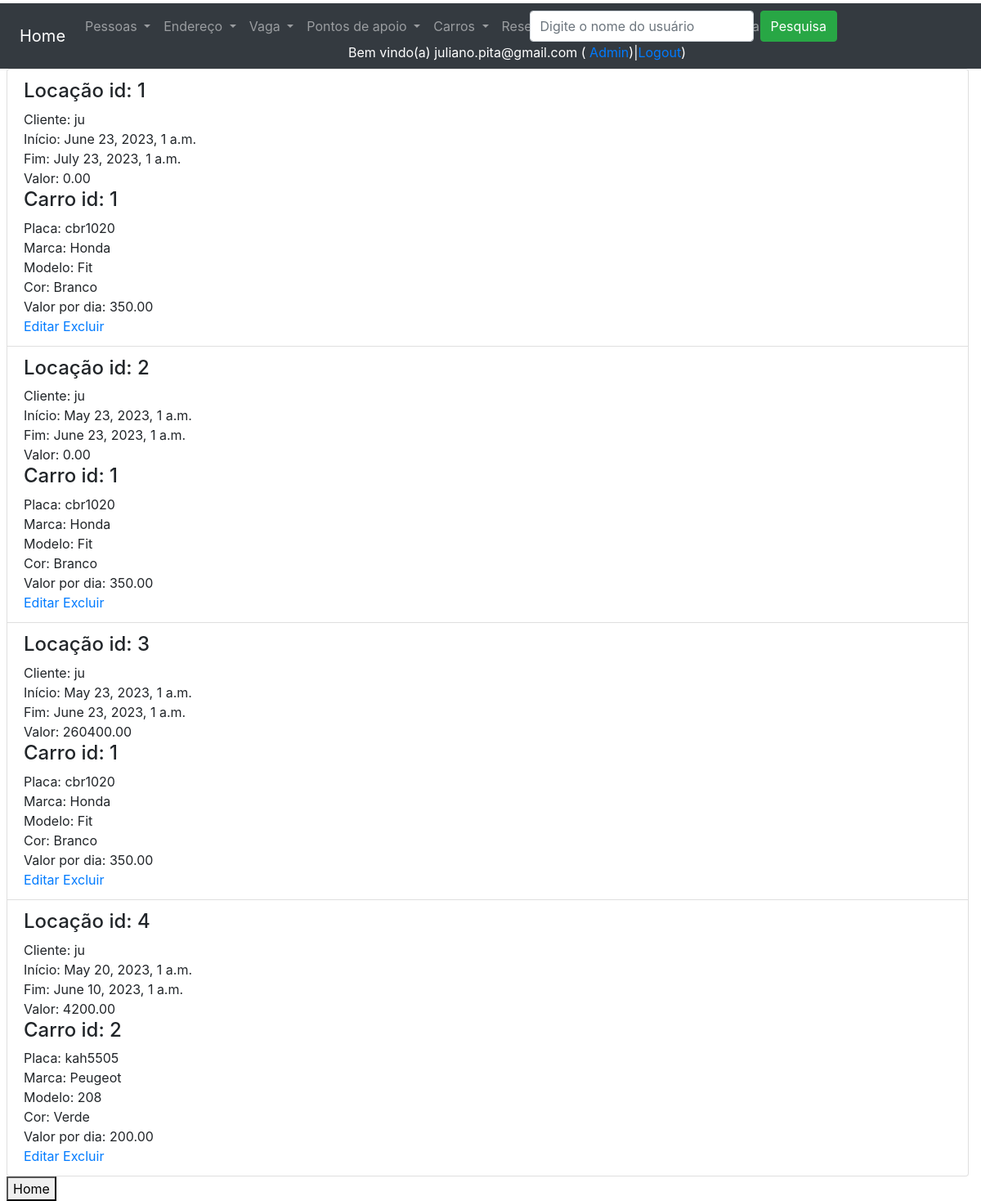
Page /listagemReservas/ (signed in) on the earlier database version.
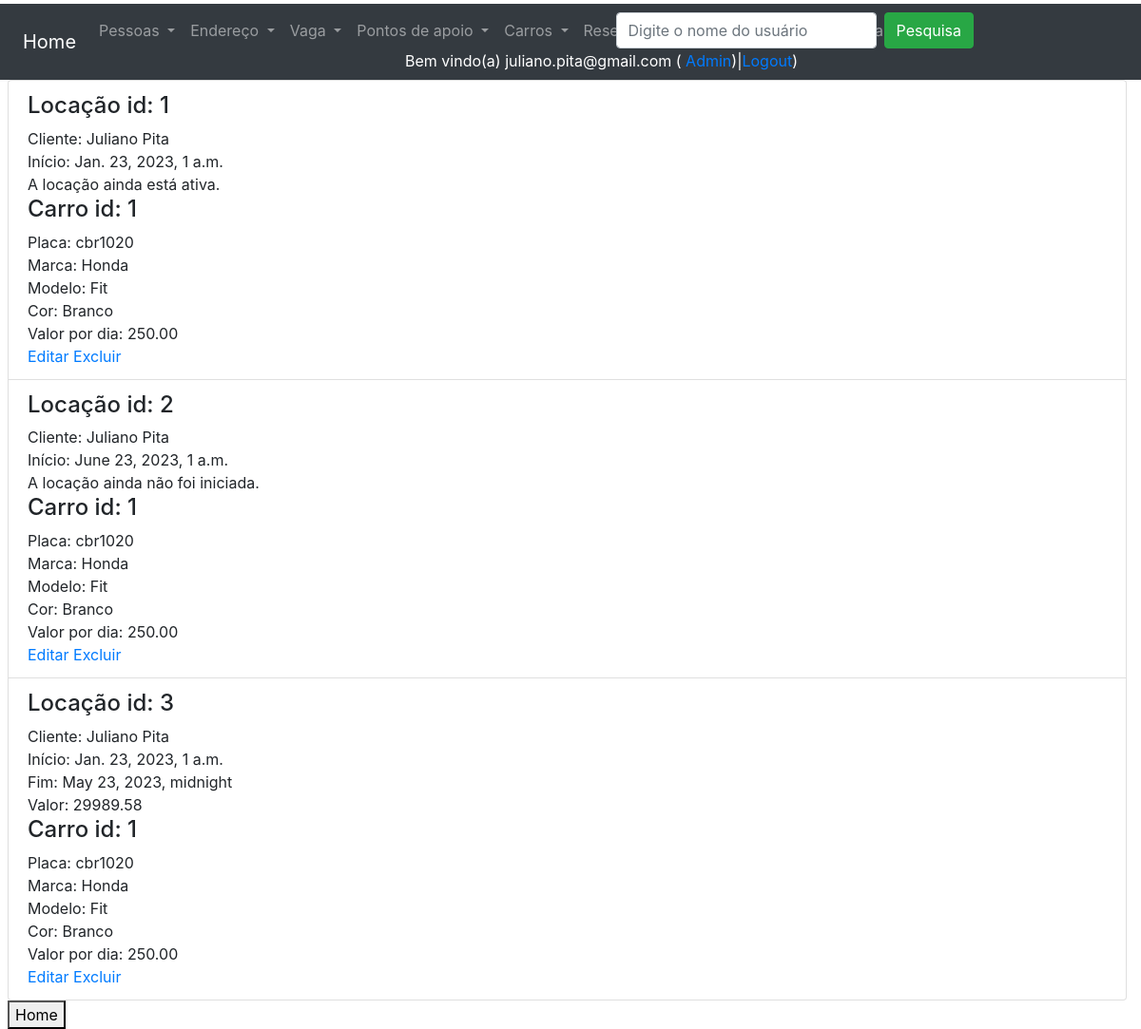
Same page on the later database version.
### users/models.py (models this page shows, shortened)
class CustomUser(AbstractUser):
    username = None
    email = models.EmailField(_("email address"), unique=True)
    USERNAME_FIELD = "email"
    REQUIRED_FIELDS = []
    objects = CustomUserManager()

### core/models.py (models this page shows, shortened)
class Reserva(models.Model):
    dataInicio = models.DateTimeField(verbose_name='Data de início')
    dataFim = models.DateTimeField(verbose_name='Data de fim', blank=True, null=True, default=None)
    valor = models.DecimalField(max_digits=10, decimal_places=2, blank=True, null=True, default=0.00, verbose_name='Valor')
    tempoReserva = models.DecimalField(max_digits=10, decimal_places=2, blank=True, null=True, default=0.00, verbose_name='Tempo de reserva')
    isActive = models.BooleanField(default=True, verbose_name='Ativo?')
    cliente = models.ForeignKey(Cliente, on_delete=models.DO_NOTHING, verbose_name='Cliente')
    carro = models.ForeignKey(Carro, default=None, null=True, on_delete=models.DO_NOTHING, verbose_name='Carro')
    @property
    def status(self):
        now = timezone.make_aware(datetime.now(), timezone.get_default_timezone())
        if self.dataFim == None and self.dataInicio > now:
            return 'Futuro'
        elif self.dataFim == None and self.dataInicio < now:
            return 'Presente'
        else:
            return 'Passado'
    class Meta:
        verbose_name_plural = "Reservas"

class Pessoa(models.Model):
    nome = models.CharField(max_length=100, verbose_name='Nome')
    identificacao = models.IntegerField(default=0, verbose_name='Identificação')
    telefone = models.IntegerField(default=0, verbose_name='Telefone')
    endereco = models.ForeignKey(Endereco, on_delete=models.DO_NOTHING, verbose_name='Endereço')
    user = models.ForeignKey(CustomUser, on_delete=models.DO_NOTHING, verbose_name='User')  # verificar se é assim
    class Meta:
        verbose_name_plural = 'Pessoas'

class Carro(models.Model):
    placa = models.CharField(max_length=20, verbose_name='Placa')
    marca = models.CharField(max_length=20, verbose_name='Marca')
    modelo = models.CharField(max_length=20, verbose_name='Modelo')
    cor = models.CharField(max_length=20, verbose_name='Cor')
    locacao = models.DecimalField(max_digits=10, decimal_places=2, blank=True, null=True, default=0.00, verbose_name='Valor')
    isActive = models.BooleanField(default=True, verbose_name='Ativo?')
    disponivel = models.BooleanField(default=True, blank=True, null=True, verbose_name='Disponível?')
    vaga = models.ForeignKey(Vaga, default=None, on_delete=models.DO_NOTHING, blank=True, null=True, verbose_name='Vaga')
    class Meta:
        verbose_name_plural = 'Carros'

### core/views.py (the view)
# urls.py: path('listagemReservas/', listagemReservas, name='url_listagem_reservas'),
@login_required
def listagemReservas(request):
    if request.POST and request.POST['input_pesquisa']:
        dados = Reserva.objects.filter(cliente__nome__icontains=request.POST['input_pesquisa'])
    else:
        dados = Reserva.objects.all()
    contexto = {'dados': dados, 'text_input': 'Digite o nome do usuário', 'listagem': 'listagem'}
    return render(request, 'core/listagem_reservas.html', contexto)

### core/templates/core/listagem_reservas.html (shortened to what this page needs)
{% extends 'base.html' %}
{% load static %}
{% block main %}
<ul class="list-group">
    {% for i in dados %}
    <li class="list-group-item">
        {% if i.isActive == True %}
        <h4>Locação id: {{ i.id }}</h4>
            Cliente: {{ i.cliente.nome }} <br>
            Início: {{ i.dataInicio }} <br>
            {% if i.status == 'Passado' %}
                Fim: {{ i.dataFim }} <br>
                Valor: {{ i.valor }} <br>
            {% elif i.status == 'Presente'  %}
                A locação ainda está ativa. <br>
            {% else %}
                A locação ainda não foi iniciada. <br>
            {% endif %}
        <h4>Carro id: {{ i.carro.id }} </h4>
            Placa: {{ i.carro.placa }} <br>
            Marca: {{ i.carro.marca }} <br>
            Modelo: {{ i.carro.modelo }} <br>
            Cor: {{ i.carro.cor }} <br>
            Valor por dia: {{ i.carro.locacao }}  <br>
            <a href="{% url 'url_altera_reserva' i.id %}">Editar</a>
            <a href="{% url 'url_exclui_reserva' i.id %}">Excluir</a>
            <br>
        {% endif %}
    {% empty %}
        Não há reservas a exibir.
        </li>
    {% endfor %}
</ul>
<button onclick="window.location.href='/'">Home</button>
{% endblock %}

### templates/base.html (shortened to what this page needs)
<!DOCTYPE html>
<html lang="en">
<head>
    <link rel="stylesheet" href="https://cdn.jsdelivr.net/npm/bootstrap@4.6.2/dist/css/bootstrap.min.css">
</head>
<body>
<div class="container-fluid pt-1 pl-2">
    <div class="row bg-dark">
        <div class="col-12">
            <nav class="navbar navbar-expand-sm bg-dark navbar-dark">
                <a class="navbar-brand" href="/">Home</a>
                <div class="collapse navbar-collapse row w-100" id="collapsibleNavbar">
                    <div class="col-6">
                        <ul class="navbar-nav">
                            <li class="nav-item dropdown">
                                <a class="nav-link dropdown-toggle" href="#" id="navbardrop" data-toggle="dropdown">
                                    Pessoas
                                </a>
                            </li>
                            <li class="nav-item dropdown">
                                <a class="nav-link dropdown-toggle" href="#" id="navbardrop1" data-toggle="dropdown">
                                    Endereço
                                </a>
                            </li>
                            <li class="nav-item dropdown">
                                <a class="nav-link dropdown-toggle" href="#" id="navbardrop1" data-toggle="dropdown">
                                    Vaga
                                </a>
                            </li>
                            <li class="nav-item dropdown">
                                <a class="nav-link dropdown-toggle" href="#" id="navbardrop1" data-toggle="dropdown">
                                    Pontos de apoio
                                </a>
                            </li>
                            <li class="nav-item dropdown">
                                <a class="nav-link dropdown-toggle" href="#" id="navbardrop1" data-toggle="dropdown">
                                    Carros
                                </a>
                            </li>
                            <li class="nav-item dropdown">
                                <a class="nav-link dropdown-toggle" href="#" id="navbardrop1" data-toggle="dropdown">
                                    Reservas
                                </a>
                            </li>
                            <li class="nav-item dropdown">
                                <a class="nav-link dropdown-toggle" href="#" id="navbardrop1" data-toggle="dropdown">
                                </a>
                            </li>
                            <li class="nav-item dropdown">
                                <a class="nav-link dropdown-toggle" href="#" id="navbardrop1" data-toggle="dropdown">
                                </a>
                            </li>
                        </ul>
                    </div>
                    <div class="col">
                        {% if listagem %}
                            <form class="form-inline" method="post">
                                <input class="form-control mr-sm-2" type="text" placeholder="{{ text_input }}"
                                       name="input_pesquisa">
                                <button class="btn btn-success" type="submit">Pesquisa</button>
                            </form>
                        {% endif %}
                    </div>
                    <div class="col text-white d-flex justify-content-center align-items-center">
                        {% if user.get_username %}
                            Bem vindo(a) {{ user.get_username }} (&nbsp;
                            <a href="/admin/">Admin</a>)|
                            <a href="/accounts/logout/">Logout</a>)
                        {% else %}
                            Usuário(a) não autenticado(a) (
                            <a href="/accounts/login">Login</a> |
                            <a href="/accounts/registrar/">Registrar</a> )
                        {% endif %}
                    </div>
                </div>
            </nav>
        </div>
    </div>
    {% block main %}
    {% endblock %}
</div>
</body>
</html>

Differences in the rows shown:
removed Reserva: id "4", cliente.nome "ju", dataInicio "May 20, 2023, 1 a.m.", dataFim "June 10, 2023, 1 a.m.", valor "4200.00", carro.id "2", carro.placa "kah5505", carro.marca "Peugeot", carro.modelo "208", carro.cor "Verde", carro.locacao "200.00"
changed Reserva id 1: cliente.nome "ju" → "Juliano Pita"; dataInicio "June 23, 2023, 1 a.m." → "Jan. 23, 2023, 1 a.m."; carro.locacao "350.00" → "250.00"; dataFim "July 23, 2023, 1 a.m." → (not shown); valor "0.00" → (not shown); dataFim "Fim: Valor:" → "A locação ainda está ativa."
changed Reserva "June 23, 2023, 1 a.m.": cliente.nome "ju" → "Juliano Pita"; dataInicio "May 23, 2023, 1 a.m." → "June 23, 2023, 1 a.m."; carro.locacao "350.00" → "250.00"; dataFim "June 23, 2023, 1 a.m." → (not shown); valor "0.00" → (not shown); dataFim "Fim: Valor:" → "A locação ainda não foi iniciada."
changed Reserva id 3: cliente.nome "ju" → "Juliano Pita"; dataInicio "May 23, 2023, 1 a.m." → "Jan. 23, 2023, 1 a.m."; dataFim "June 23, 2023, 1 a.m." → "May 23, 2023, midnight"; valor "260400.00" → "29989.58"; carro.locacao "350.00" → "250.00"
